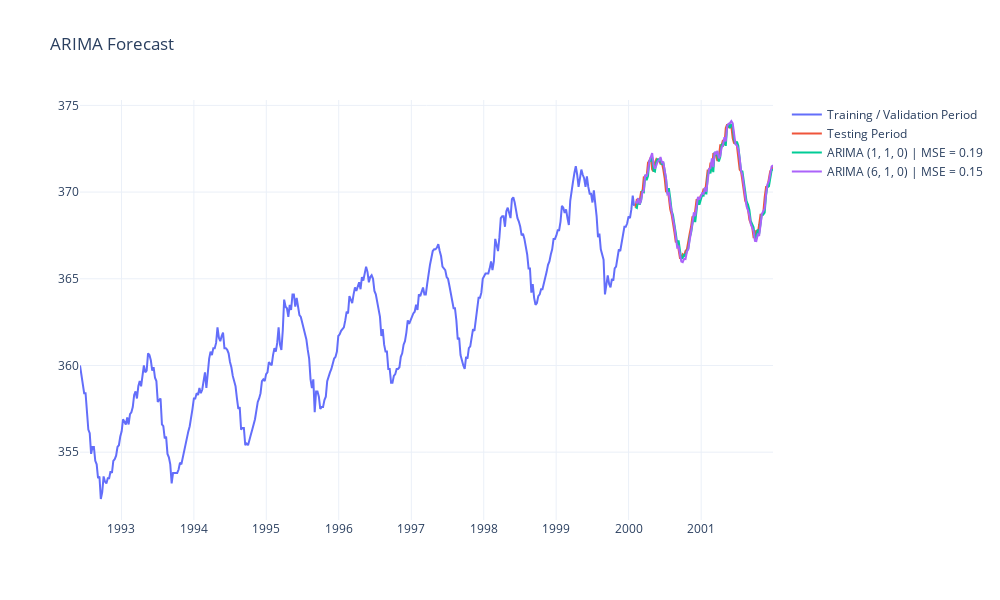

The cell this chart's notebook holds for it:
### Markdown cell above
### ARIMA Modeling

ARIMA (AutoRegressive Integrated Moving Average) is a popular time series model that combines autoregressive and moving average components. The ARIMA model is specified by three parameters: `p`, `d`, and `q`. The `p` parameter is the autoregressive order, the `d` parameter is the differencing order, and the `q` parameter is the moving average order.

### Code cell
from clustering_and_time_series import walk_forward_validation_arima, mse

arima_6_1_0_predictions = walk_forward_validation_arima(train['co2'], test['co2'], order = (6, 1, 0))
arima_1_1_0_predictions = walk_forward_validation_arima(train['co2'], test['co2'], order = (1, 1, 0))

fig = go.Figure()
fig.add_trace(go.Scatter(x=train.index, y=train['co2'], mode='lines', name='Training / Validation Period'))
fig.add_trace(go.Scatter(x=test.index, y=test['co2'], mode='lines', name='Testing Period'))
fig.add_trace(go.Scatter(x=test.index, y=arima_1_1_0_predictions, mode='lines', name='ARIMA (1, 1, 0) | MSE = ' + str(round(mse(arima_1_1_0_predictions, test['co2']), 2))))
fig.add_trace(go.Scatter(x=test.index, y=arima_6_1_0_predictions, mode='lines', name='ARIMA (6, 1, 0) | MSE = ' + str(round(mse(arima_6_1_0_predictions, test['co2']), 2))))
fig.update_layout(height=600, width=1000, title_text="ARIMA Forecast", template='plotly_white')
fig.show()
